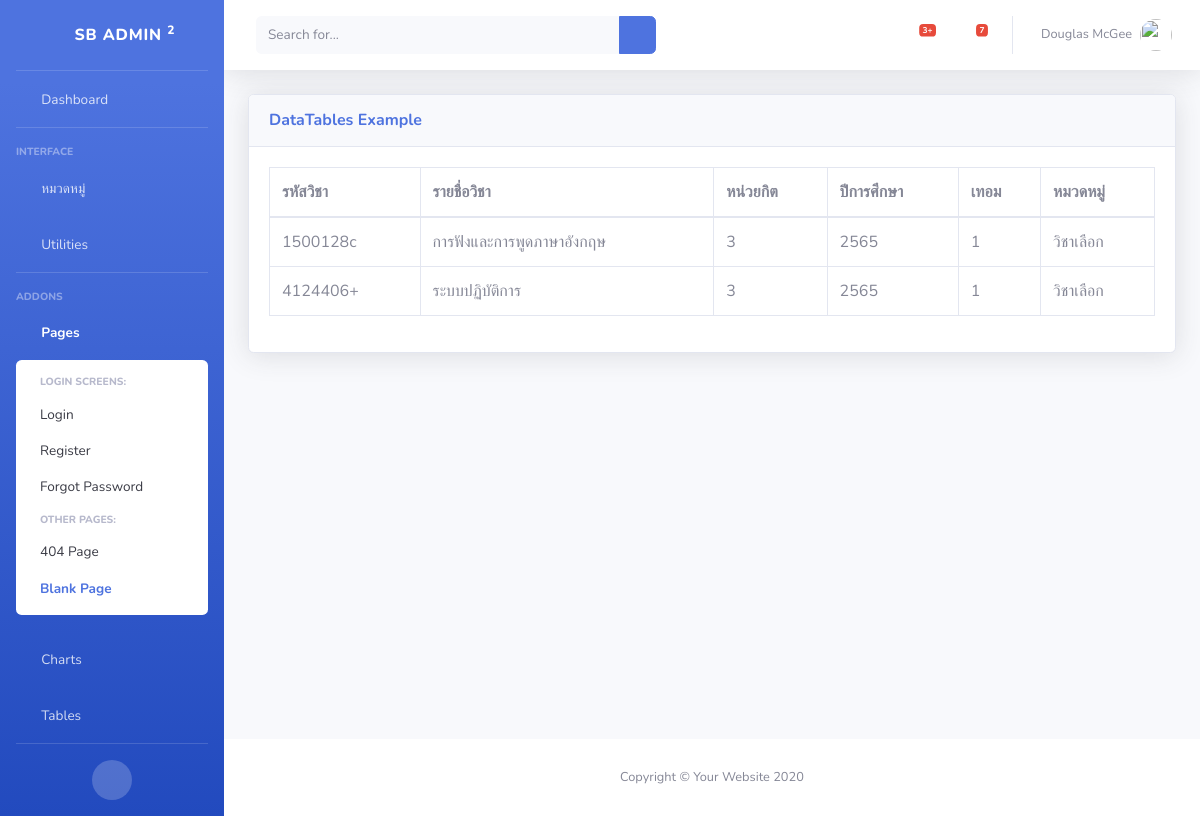
The app's page /elective_subjects with its own data.
### students_info/models.py (models this page shows, shortened)
class Classes(models.Model):
    class_id = models.CharField(max_length=10)
    class_name = models.CharField(max_length=255)
    class_credit = models.IntegerField()
    class_year = models.IntegerField()
    semester = models.IntegerField()
    class_category = models.ForeignKey(Category, on_delete=models.CASCADE)

class Category(models.Model):
    category = models.CharField(max_length=64)
    def __str__(self):
        return self.category

### students_info/views.py (the view)
# urls.py: path('elective_subjects', views.elective_subjects, name="elective_subjects"),
def elective_subjects(request):
    context = {}
    classes = models.Classes.objects.filter(class_category=3).order_by("id")
    context ['classes'] = classes
    return render(request, 'elective_subjects.html',context)

### templates/elective_subjects.html
{% extends "blank.html" %}
{% block content %}
<div class="card shadow mb-4">
    <div class="card-header py-3">
        <h6 class="m-0 font-weight-bold text-primary">DataTables Example</h6>
    </div>
    <div class="card-body">
        <div class="table-responsive">
            <table class="table table-bordered" id="dataTable" width="100%" cellspacing="0">
                <thead>
                    <tr>
                        <th>รหัสวิชา</th>
                        <th>รายชื่อวิชา</th>
                        <th>หน่วยกิต</th>
                        <th>ปีการศึกษา</th>
                        <th>เทอม</th>
                        <th>หมวดหมู่</th>
                    </tr>
                </thead>
                <tbody>
                    {% for class in classes %}
                    <tr>
                        <td>{{ class.class_id }}</td>
                        <td>{{ class.class_name }}</td>
                        <td>{{ class.class_credit }}</td>
                        <td>{{ class.class_year }}</td>
                        <td>{{ class.semester }}</td>
                        <td>{{ class.class_category }}</td>
                    </tr>
                    {% endfor %}
                </tbody>
            </table>
        </div>
    </div>
</div>
{% endblock content %}

### records on screen
Classes: class_id "1500128c", class_name "การฟังและการพูดภาษาอังกฤษ", class_credit "3", class_year "2565", semester "1", class_category "วิชาเลือก"
Classes: class_id "4124406+", class_name "ระบบปฏิบัติการ", class_credit "3", class_year "2565", semester "1", class_category "วิชาเลือก"
